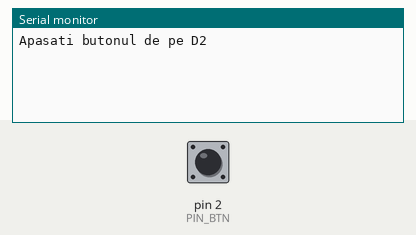
Bench run of a sketch on a simulated Arduino Uno, built with avr-gcc and run on an emulated ATmega328P. Shown: the last lines printed to the serial monitor. Inputs (shaded band) come from the test bench; at power-on: pin 2 (PIN_BTN) HIGH.

Above: at 1.2 s.
1.3 s: pin 2 (PIN_BTN) pulled LOW for 0.15 s
At 2.5 s:
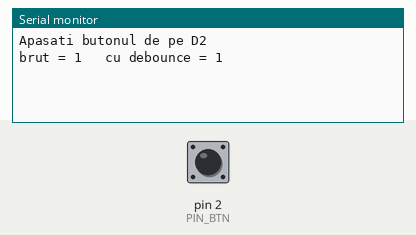
2.9 s: pin 2 (PIN_BTN) pulled LOW for 1 s
At 3.7 s:
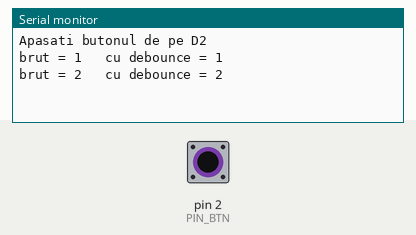
5.4 s: pin 2 (PIN_BTN) pulled LOW for 0.15 s
At 6.8 s:
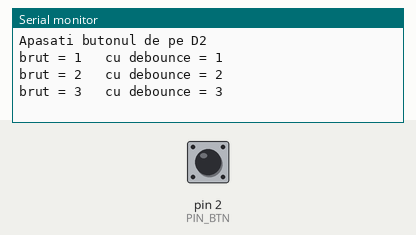

The sketch:

05_int0_debounce.ino
```cpp
/*
 * Lucrarea 4 – Exemplul 5: întrerupere externă INT0 (pin D2) cu și fără antirevenire
 * Butonul se leagă între D2 și GND (INPUT_PULLUP). Contactul mecanic „sare" câteva ms:
 * numărătorul brut crește cu 2…10 la o apăsare, cel cu debounce cu exact 1.
 */
const uint8_t PIN_BTN = 2;
const unsigned long DEBOUNCE_MS = 50;

volatile uint16_t brut = 0;
volatile uint16_t curat = 0;
volatile unsigned long tUltim = 0;

void onButon() {
  brut++;
  unsigned long acum = millis();
  if (acum - tUltim > DEBOUNCE_MS) {
    curat++;
    tUltim = acum;
  }
}

uint16_t brut_afisat = 0, curat_afisat = 0;

void setup() {
  Serial.begin(9600);
  pinMode(PIN_BTN, INPUT_PULLUP);
  attachInterrupt(digitalPinToInterrupt(PIN_BTN), onButon, FALLING);
  Serial.println(F("Apasati butonul de pe D2"));
}

void loop() {
  noInterrupts();
  uint16_t b = brut, c = curat;
  interrupts();
  if (b != brut_afisat || c != curat_afisat) {
    brut_afisat = b; curat_afisat = c;
    Serial.print(F("brut = "));  Serial.print(b);
    Serial.print(F("   cu debounce = ")); Serial.println(c);
  }
}
```

Measured:
- after the input at 1.3 s, the serial monitor: prints a new line at once (image 1)
- after the input at 2.9 s, the serial monitor: prints a new line at once (image 2)
- after the input at 5.4 s, the serial monitor: prints a new line at once (image 3)
